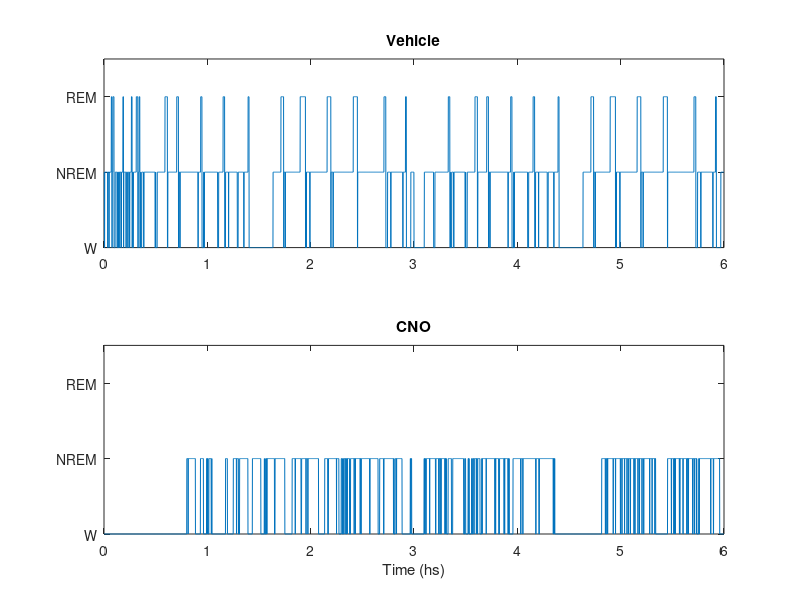

This chart was generated by the following MATLAB code: (Note: this script raises an error after producing the figure.)
%%%%%%%%%%%%%%%%%%%%%%%%%%%%%%%%%%%%%%%%%%%%%%%%%%%%%%%%%%%%%%%%%%%%%%%%%%%
%   
% Fragmentation Index example
%
% This code provides an example of usage of the fragmentation index 
% (published in Mondino, et al 2020 
% available at https://www.biorxiv.org/content/10.1101/2020.10.20.347260v1) 
% intended to use, but not limited to sleep-wake scorings. 
% This example calculates the fragmentation index of 2 conditions, 
% one following vehicle and the other following CNO administration. 
%
% Joaquin Gonzalez, Laboratorio de Neurobiologia del Sueno, Facultad de 
% Medicina, Universidad de la Republica, Uruguay. 2020
%
%%%%%%%%%%%%%%%%%%%%%%%%%%%%%%%%%%%%%%%%%%%%%%%%%%%%%%%%%%%%%%%%%%%%%%%%%%%

clear, clc


% load sleep scorings and define the numerical code used to represent each state

load('SleepScore_example.mat')
sleep_code = {'Wake','NREM','REM'}; % thus a 1 = wake, 2 = NREM and 3 = REM

%% plot hypnogram

t = [1:5:21600]; % generate time vector

figure(1)

subplot(2,1,1)
plot(t,SleepScore_veh)
ylim([1,3.5])
xlim([0,21600])
set(gca, 'YTick', [1,2,3],'YTickLabel', {'W','NREM','REM'},'XTick',[0:3600:21600],'XTickLabel',[0:6])
title('Vehicle')

subplot(2,1,2)
plot(t,SleepScore_cno)
ylim([1,3.5])
xlim([0,21600])
xlabel('Time (hs)')

set(gca, 'YTick', [1,2,3],'YTickLabel', {'W','NREM','REM'},'XTick',[0:3600:21600],'XTickLabel',[0:6])
title('CNO')

%% calculate Fragmentation Index

% this subroutine uses the Fragmentation_index.m included in the repository
% to compute the index

state_analysis = 2; % choose state to analyze its fragmentation (1 = wake, 2 = NREM and 3 = REM)

[state_prob_veh,fragmentation_index_veh] = Fragmentation_index(SleepScore_veh,state_analysis);
[state_prob_cno,fragmentation_index_cno] = Fragmentation_index(SleepScore_cno,state_analysis);


%% plot results

% the probability of the state under each condition is plotted, as well as
% the fragmentation index itself for each condition.

figure(2)

subplot(1,2,1)
bar([state_prob_veh, state_prob_cno],'Facecolor','black')
set(gca,'XTicklabels',{'Veh','CNO'},'Fontsize',12)
ylabel('State Prob')

subplot(1,2,2)
bar([fragmentation_index_veh, fragmentation_index_cno],'Facecolor','black')
set(gca,'XTicklabels',{'Veh','CNO'},'Fontsize',12)
ylabel('Fragmentation Index')

suptitle(strcat(sleep_code(state_analysis), ' State Analysis'))

